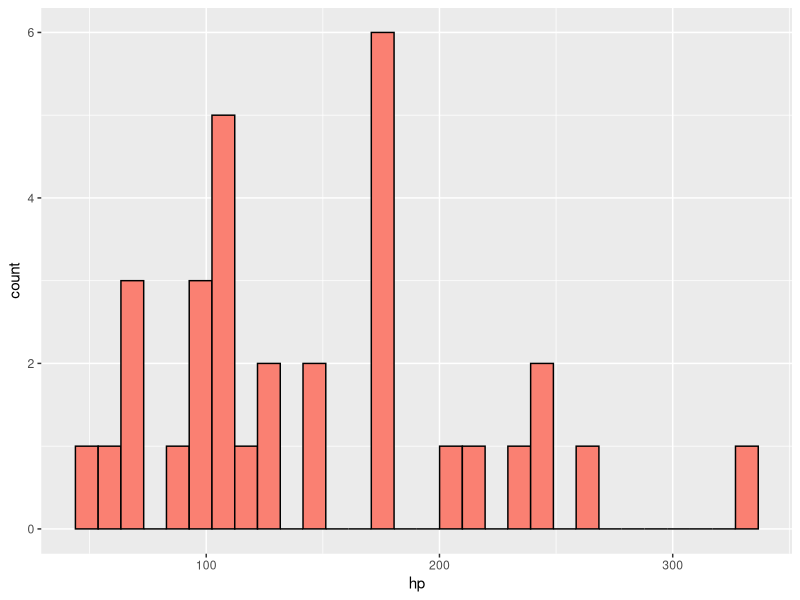

R code for this plot:
install.packages("ggplot2")
library(ggplot2)

ggplot(
  data = mtcars,
  aes(x = hp),
) + geom_histogram(fill = 'salmon', color = 'black')
